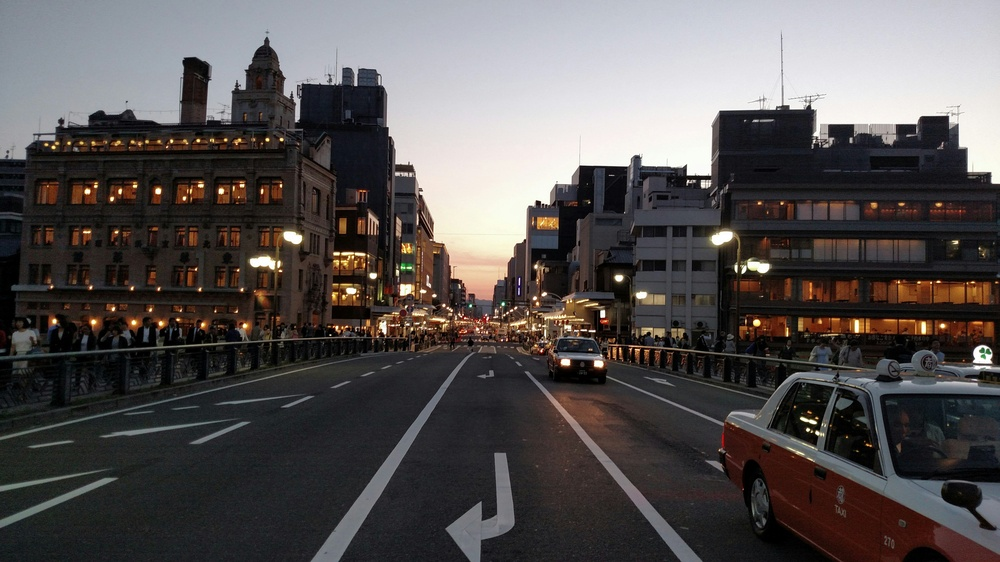
#> input picture uploads/alex-wolfe-ALBc326eGas-unsplash.jpg, 1000 x 562 px, shrunk from 5248 x 2952 before the run
$ python -i image_processing.py   (imports and definitions only)
#> lines starting #> are read from the running program, lines starting #| are printed output that depends on the picture; after the words box and inside, x2 and y2 are one past the last pixel; in counts of white or black regions, pixels touching at a corner belong together
import cv2
import numpy as np


def process_image(image_path, output_path):
#> called with output_path = 'out.png'
    img = cv2.imread(image_path)
#> img is the input picture: shape (562, 1000, 3); mean B, G, R 82.3, 82.8, 87.3
    img = cv2.cvtColor(img, cv2.COLOR_BGR2RGB)

    img = enhance_image(img)
#> in apply_histogram_equalization, `equalized_img = cv2.cvtColor(img_yuv, cv2.COLOR_YUV2RGB)`:
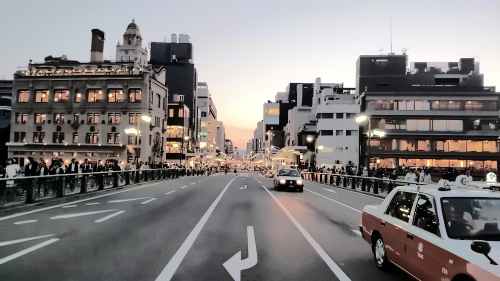
#> equalized_img: shape (562, 1000, 3) (shown at 1/2 size); mean R, G, B 131.1, 126.8, 126.5
#> in apply_sharpening, `sharpened_img = cv2.filter2D(img, -1, kernel)`:
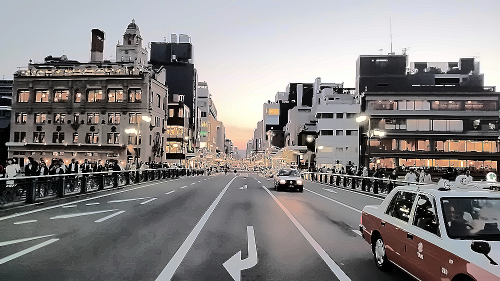
#> sharpened_img: shape (562, 1000, 3) (shown at 1/2 size); mean R, G, B 133.7, 130.2, 130.1

    # optimal parameters
    blur_ksize, blur_sigma = determine_blur_parameters(img)
#> blur_ksize = (9, 9); blur_sigma = 1.4
    canny_threshold1, canny_threshold2 = determine_canny_parameters(img)
#> in determine_canny_parameters, `gray = cv2.cvtColor(img, cv2.COLOR_RGB2GRAY)`:
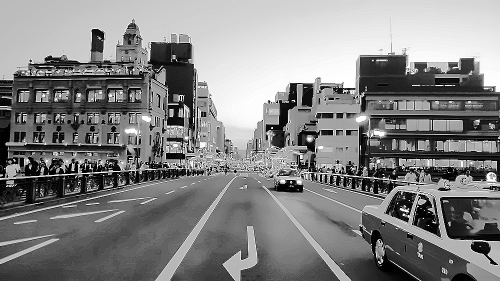
#> gray: shape (562, 1000) (shown at 1/2 size); min 0, max 255, mean 131.2
#> in determine_canny_parameters, `v = np.median(gray)`: v = 133
#> in determine_canny_parameters, `lower = int(max(0, 0.66 * v))`: lower = 87
#> in determine_canny_parameters, `upper = int(min(255, 1.33 * v))`: upper = 176
#> canny_threshold1 = 87; canny_threshold2 = 176

    blurred_image = cv2.GaussianBlur(img, blur_ksize, blur_sigma)

    gray = cv2.cvtColor(blurred_image, cv2.COLOR_RGB2GRAY)
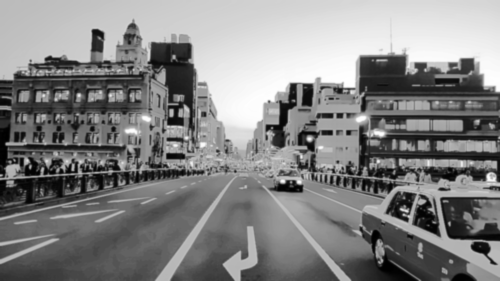
#> gray: shape (562, 1000) (shown at 1/2 size); min 0, max 255, mean 131.2

    edges = cv2.Canny(gray, canny_threshold1, canny_threshold2)
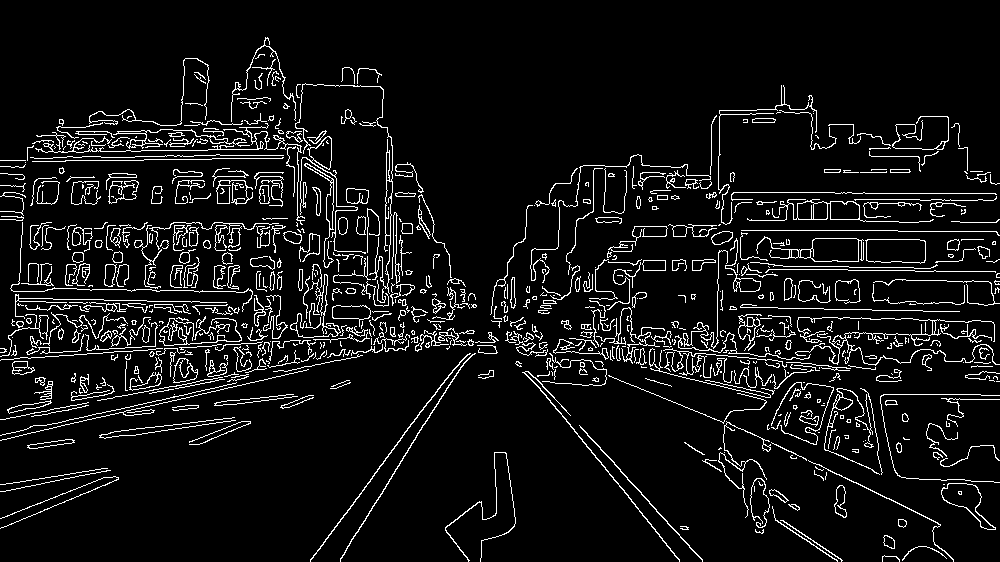
#> edges: shape (562, 1000); 7.4% white in thin lines or dots

    # Use morphological operations to emphasize straight lines
    kernel = cv2.getStructuringElement(cv2.MORPH_RECT, (5, 5))
    morph_edges = cv2.morphologyEx(edges, cv2.MORPH_CLOSE, kernel)
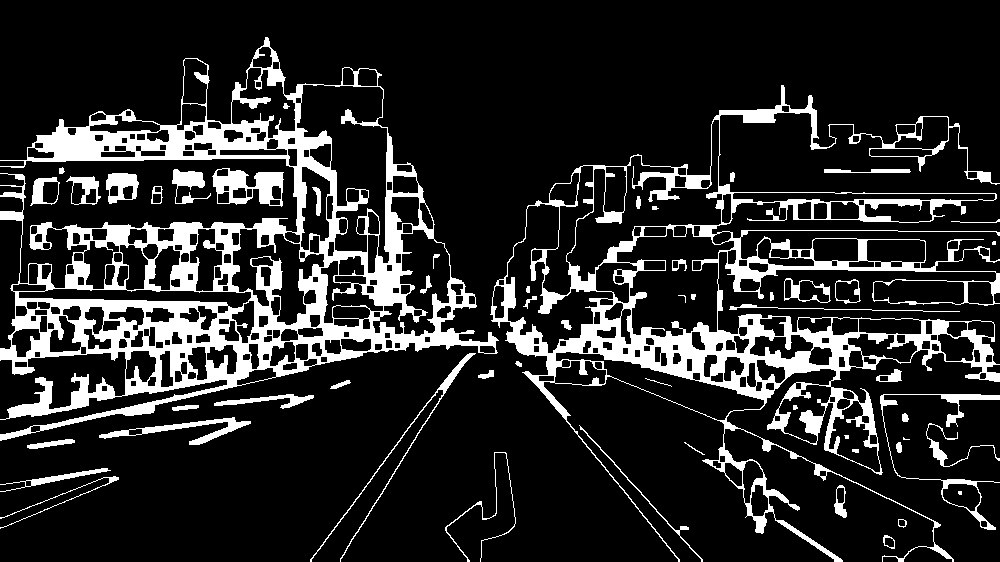
#> morph_edges: shape (562, 1000); 15.9% white; 56 white regions (5 under 20 px), largest, box (x1, y1, x2, y2) and area: (0, 37, 499, 441) 44112, (490, 85, 1000, 562) 33263, (212, 168, 284, 207) 1484


    edges_colored = np.zeros_like(img)

    # Improved line detection using quantization method and dynamic programming
    lines = detect_lines(morph_edges)
#> lines = 89541 items

    for line in lines:
        x1, y1, x2, y2 = line
        cv2.line(edges_colored, (x1, y1), (x2, y2), (0, 255, 0), 2)
#> this loop made 89541 passes
#> (x1, y1, x2, y2) on passes 1 to 3: (265, 37, 275, 47), (266, 37, 276, 47), (267, 37, 277, 47)
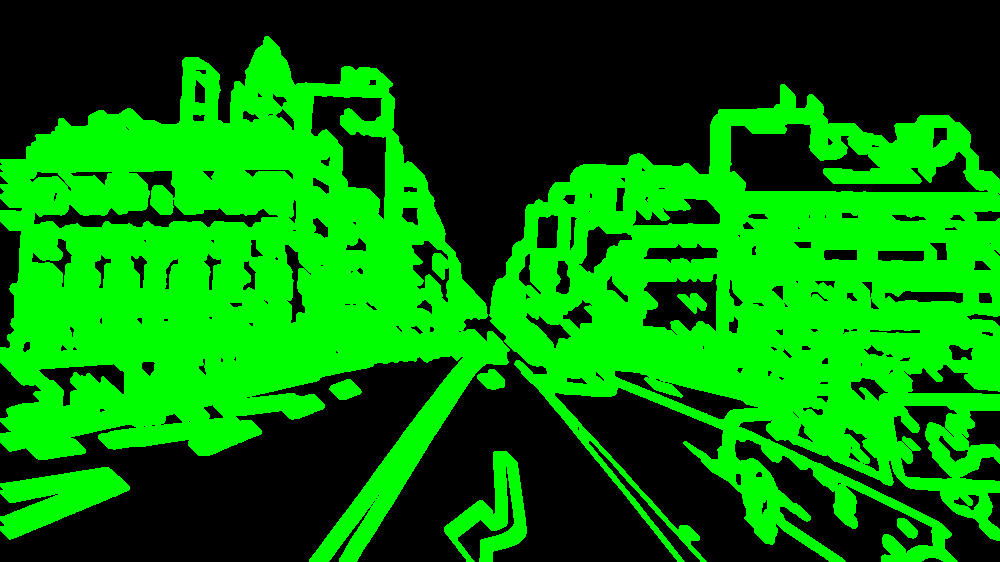
#> edges_colored: shape (562, 1000, 3); mean of channels 0, 1, 2 0, 123.6, 0; drawn as B, G, R

    cv2.imwrite(output_path, cv2.cvtColor(edges_colored, cv2.COLOR_RGB2BGR))

    return output_path

def enhance_image(img):
    denoised_img = apply_denoising(img)
    equalized_img = apply_histogram_equalization(denoised_img)
    sharpened_img = apply_sharpening(equalized_img)
    return sharpened_img

def apply_denoising(img):
    denoised_img = cv2.fastNlMeansDenoisingColored(img, None, 10, 10, 5, 21)
    return denoised_img

def apply_histogram_equalization(img):
    # adjust the contrast of an image by modifying the intensity distribution of the histogram
    img_yuv = cv2.cvtColor(img, cv2.COLOR_RGB2YUV)
    img_yuv[:, :, 0] = cv2.equalizeHist(img_yuv[:, :, 0])
    equalized_img = cv2.cvtColor(img_yuv, cv2.COLOR_YUV2RGB)
    return equalized_img

# Apply sharpening
def apply_sharpening(img):
    kernel = np.array([[0, -1, 0],
                       [-1, 5,-1],
                       [0, -1, 0]])
    sharpened_img = cv2.filter2D(img, -1, kernel)
    return sharpened_img

def determine_blur_parameters(img):
    # base kernel size on the image size
    height, width, _ = img.shape
    ksize = (5, 5) if min(height, width) < 500 else (9, 9)
    sigma = 1.4  # tuned based on image statistics
    return ksize, sigma

def determine_canny_parameters(img):
    # Otsu's method to determine dynamic thresholds
    gray = cv2.cvtColor(img, cv2.COLOR_RGB2GRAY)
    v = np.median(gray)
    lower = int(max(0, 0.66 * v))
    upper = int(min(255, 1.33 * v))
    return lower, upper

def detect_lines(edges):
    # Simplified line detection
    lines = []
    for y in range(edges.shape[0]):
        for x in range(edges.shape[1]):
            if edges[y, x] == 255:
                lines.append((x, y, x+10, y+10))
    return lines

>>> result = process_image('uploads/alex-wolfe-ALBc326eGas-unsplash.jpg', 'out.png')

$ run again, on uploads/assessment_22.jpg
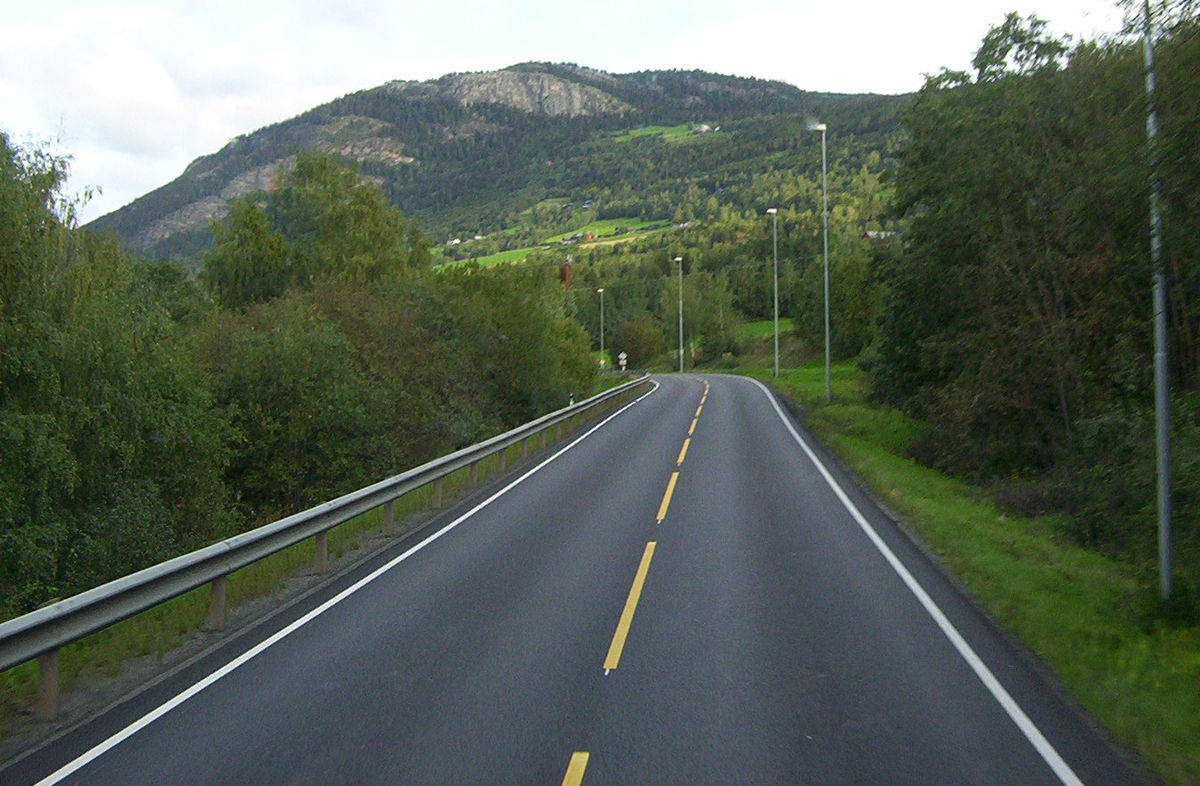
#> input picture uploads/assessment_22.jpg, 1200 x 786 px
#> in process_image, img is the input picture: shape (786, 1200, 3); mean B, G, R 87, 99.6, 89.3
#> blur_ksize = (9, 9); blur_sigma = 1.4
#> in determine_canny_parameters, `gray = cv2.cvtColor(img, cv2.COLOR_RGB2GRAY)`:
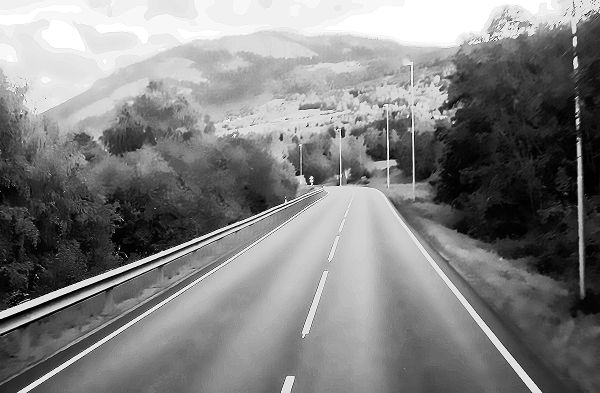
#> gray: shape (786, 1200) (shown at 1/2 size); min 0, max 255, mean 129.2
#> v = 130
#> lower = 85
#> upper = 172
#> canny_threshold1 = 85; canny_threshold2 = 172
#> edges: shape (786, 1200); 2.2% white in thin lines or dots
#> morph_edges: shape (786, 1200); 3.9% white; 128 white regions (24 under 20 px), largest, box (x1, y1, x2, y2) and area: (0, 253, 693, 786) 13683, (696, 180, 874, 380) 4007, (0, 511, 450, 771) 2769
#> lines = 37193 items
#> the loop in process_image, `for line in lines:` made 37193 passes
#> (x1, y1, x2, y2) on passes 1 to 3: (1148, 0, 1158, 10), (1160, 0, 1170, 10), (1161, 0, 1171, 10)
#> after the loop in process_image, `for line in lines:`:
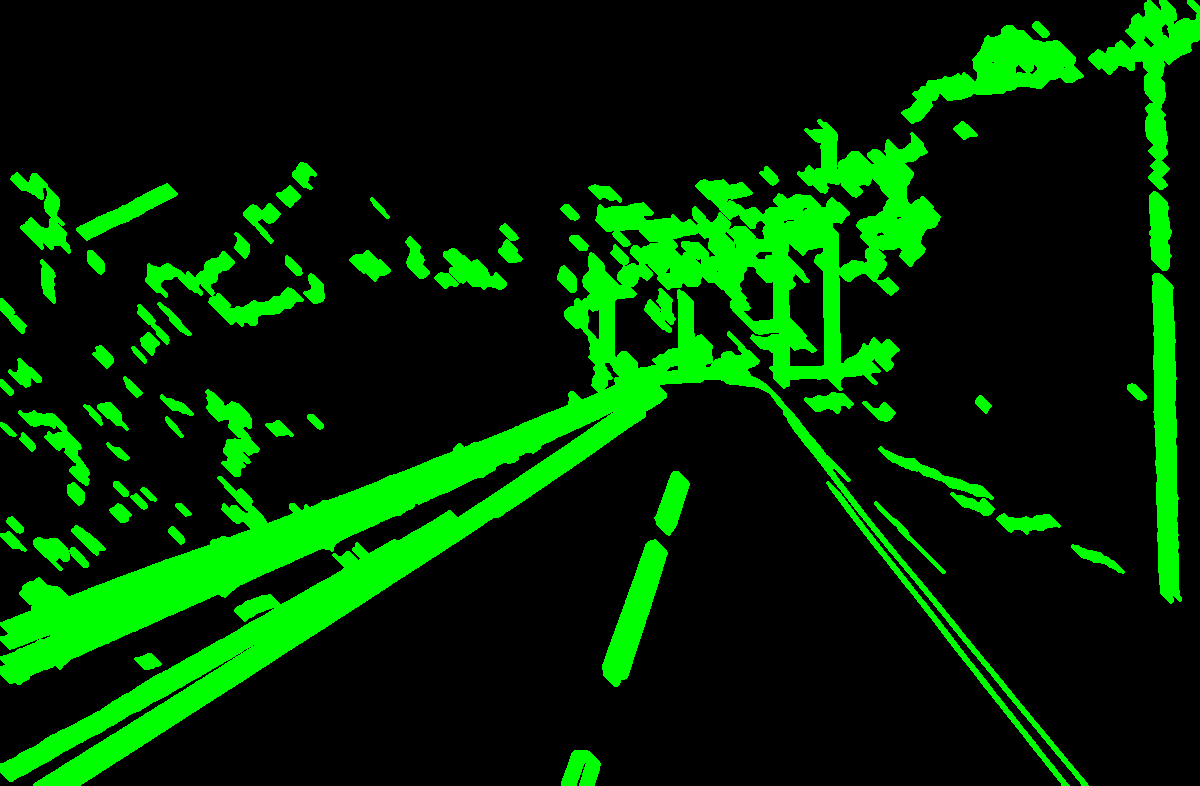
#> edges_colored: shape (786, 1200, 3); mean of channels 0, 1, 2 0, 45.1, 0; drawn as B, G, R

$ run again, on uploads/pranay-pareek-_k_J5lPCq_Q-unsplash.jpg
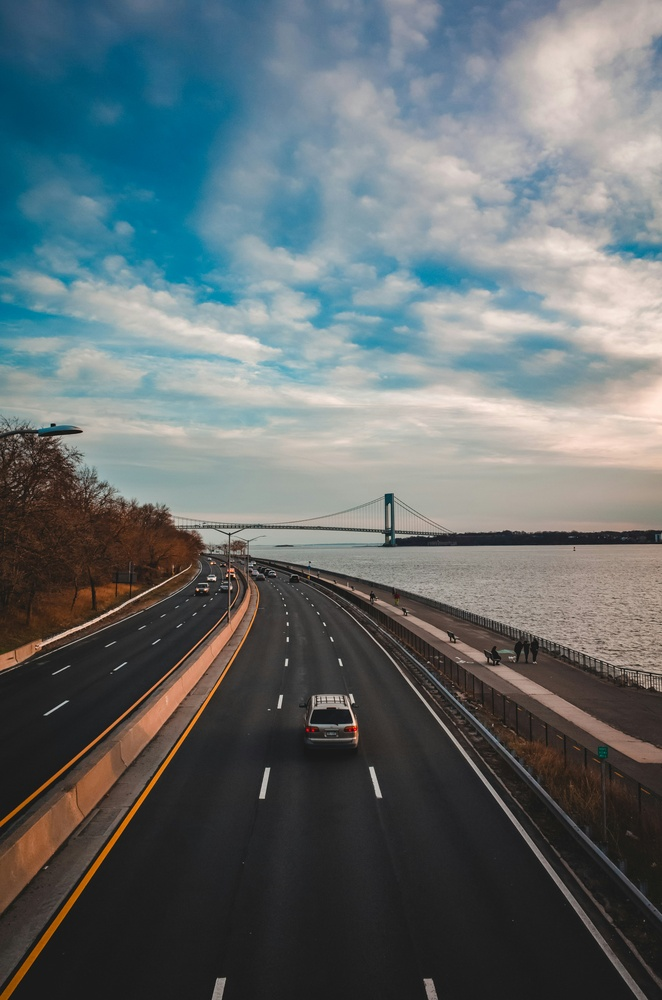
#> input picture uploads/pranay-pareek-_k_J5lPCq_Q-unsplash.jpg, 662 x 1000 px, shrunk from 3264 x 4928 before the run
#> in process_image, img is the input picture: shape (1000, 662, 3); mean B, G, R 110, 107.8, 98.8
#> blur_ksize = (9, 9); blur_sigma = 1.4
#> in determine_canny_parameters, `gray = cv2.cvtColor(img, cv2.COLOR_RGB2GRAY)`:
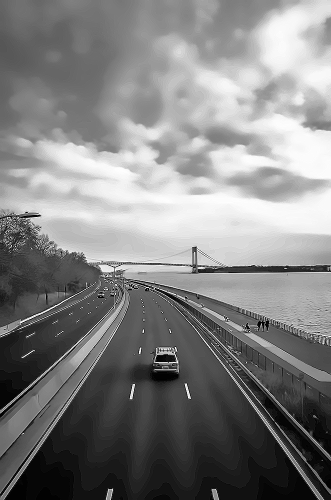
#> gray: shape (1000, 662) (shown at 1/2 size); min 0, max 255, mean 129.2
#> v = 130
#> lower = 85
#> upper = 172
#> canny_threshold1 = 85; canny_threshold2 = 172
#> edges: shape (1000, 662); 2.5% white in thin lines or dots, all inside (x1, y1, x2, y2) = (0, 249, 662, 1000)
#> morph_edges: shape (1000, 662); 5.1% white; 30 white regions (4 under 20 px), largest, box (x1, y1, x2, y2) and area: (0, 423, 662, 1000) 28958, (0, 561, 203, 676) 1586, (305, 694, 359, 761) 1494
#> lines = 33879 items
#> the loop in process_image, `for line in lines:` made 33879 passes
#> (x1, y1, x2, y2) on passes 1 to 3: (600, 249, 610, 259), (601, 250, 611, 260), (602, 250, 612, 260)
#> after the loop in process_image, `for line in lines:`:
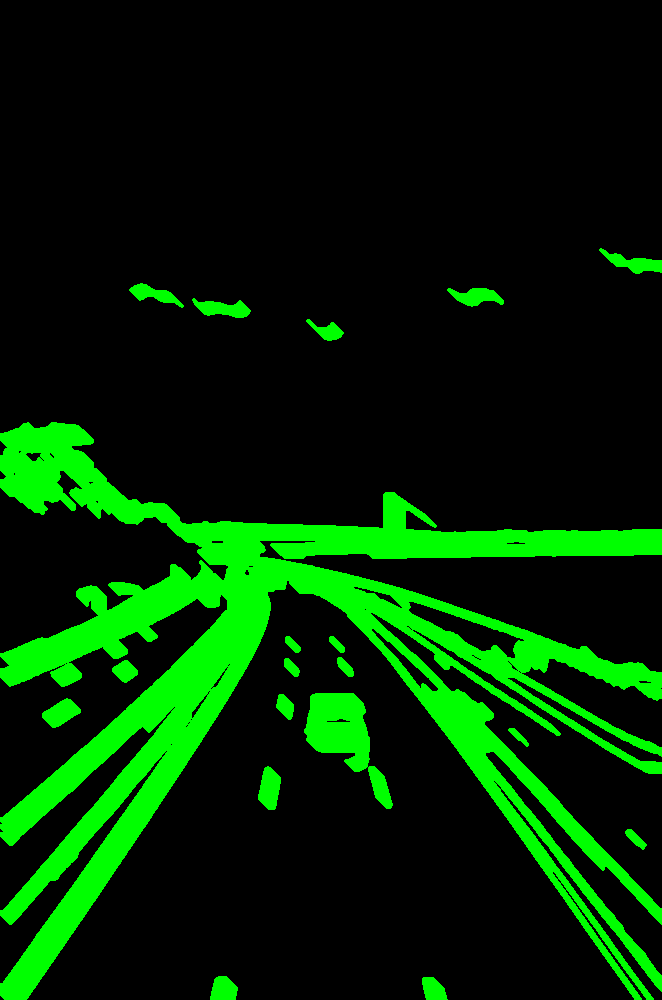
#> edges_colored: shape (1000, 662, 3); mean of channels 0, 1, 2 0, 40.4, 0; drawn as B, G, R
